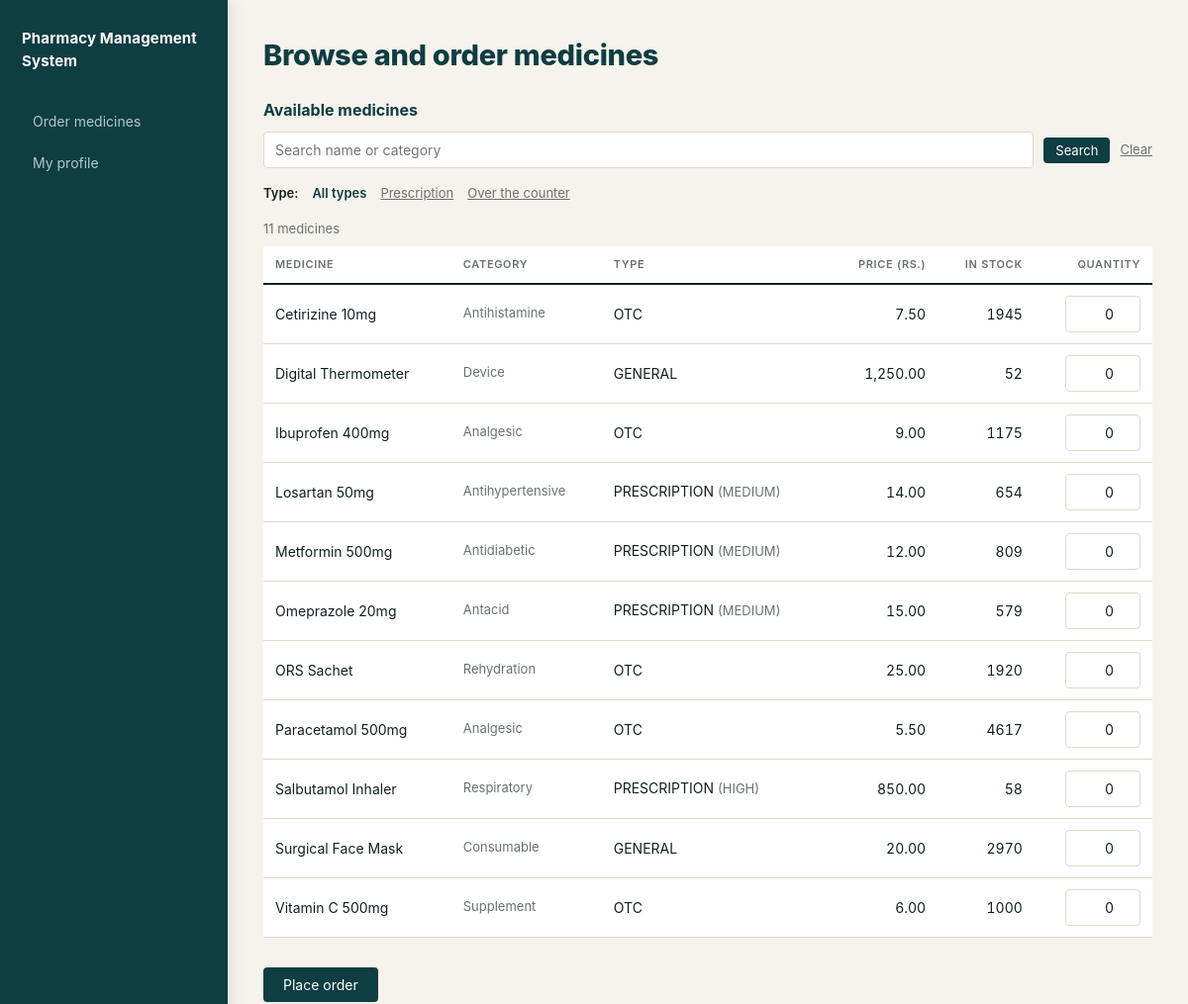
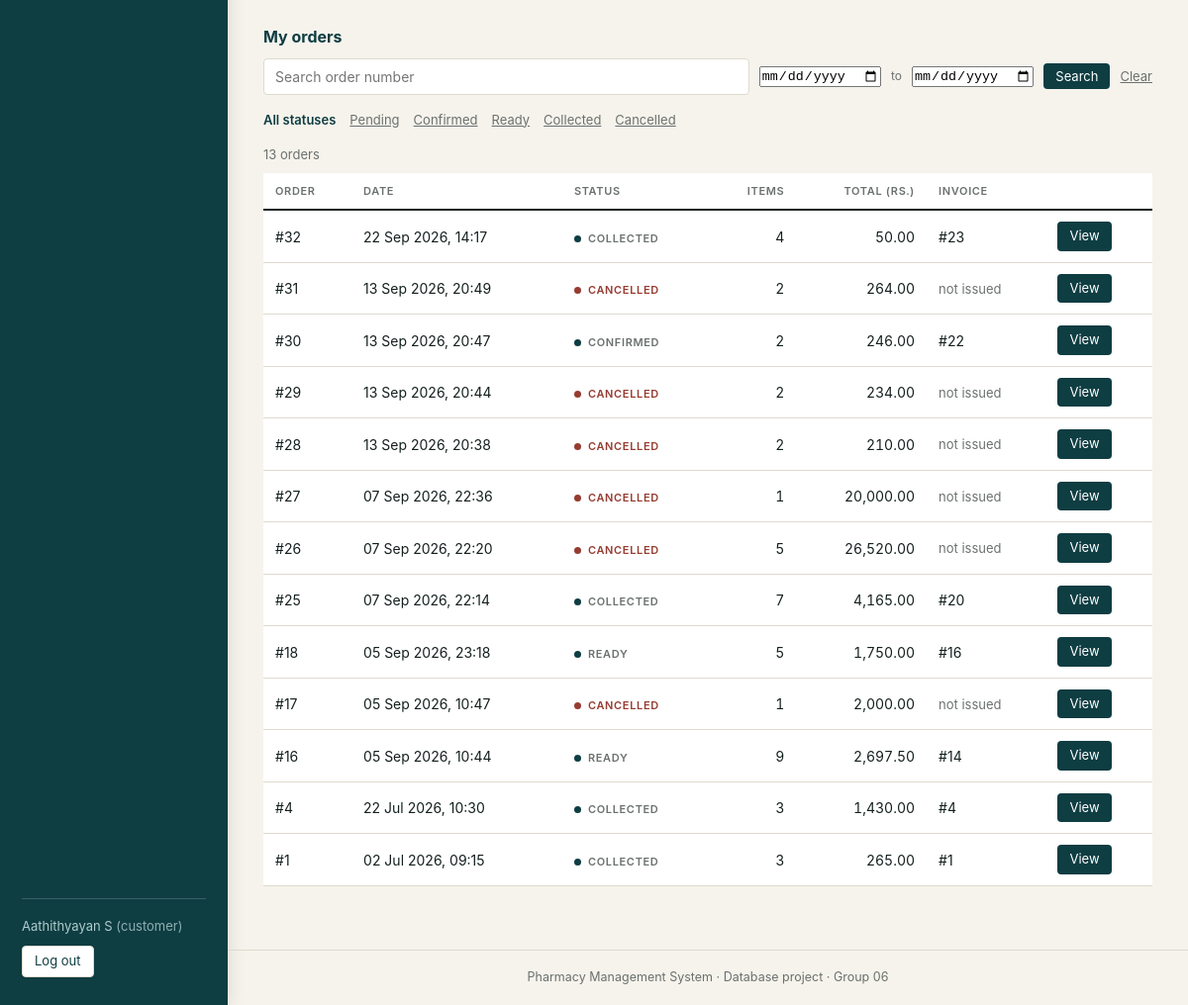
The page /customer.php (signed in) on the database its author committed (2 pictures, top to bottom).
### tables this page shows
CREATE TABLE `MEDICINE` (
  `medicine_id` int(11) NOT NULL,
  `name` varchar(100) NOT NULL,
  `category` varchar(50) DEFAULT NULL,
  `price` decimal(10,2) NOT NULL,
  `quantity_in_stock` int(11) NOT NULL DEFAULT 0,
  `expiry_date` date DEFAULT NULL,
  `reorder_threshold` int(11) NOT NULL DEFAULT 10,
  `med_type` enum('PRESCRIPTION','OTC') DEFAULT NULL,
  `is_active` tinyint(1) NOT NULL DEFAULT 1
);

CREATE TABLE `PRESCRIPTION_MEDICINE` (
  `medicine_id` int(11) NOT NULL,
  `prescription_required_level` varchar(20) NOT NULL
);

CREATE TABLE `INVOICE` (
  `invoice_id` int(11) NOT NULL,
  `order_id` int(11) NOT NULL,
  `total_amount` decimal(10,2) NOT NULL DEFAULT 0.00,
  `issue_date` datetime NOT NULL DEFAULT current_timestamp()
);

CREATE TABLE `CUSTOMER_ORDER` (
  `order_id` int(11) NOT NULL,
  `customer_id` int(11) NOT NULL,
  `pharmacist_id` int(11) DEFAULT NULL,
  `order_date` datetime NOT NULL DEFAULT current_timestamp(),
  `status` enum('PENDING','CONFIRMED','READY','COLLECTED','CANCELLED') NOT NULL DEFAULT 'PENDING'
);

### customer.php (the view, shortened to what this page needs)
<?php
require_once __DIR__ . '/auth.php';
$me = current_user_id();
$medSearch = trim($_GET['mq'] ?? '');
$medType   = $_GET['mtype'] ?? '';
$validMedTypes = ['PRESCRIPTION', 'OTC'];
$medTypeLabels = ['PRESCRIPTION' => 'Prescription', 'OTC' => 'Over the counter'];
$medWhere  = ['m.quantity_in_stock > 0', 'm.is_active = 1'];
$medParams = [];
$medStmt = $pdo->prepare(
    "SELECT   m.medicine_id, m.name, m.category, m.price,
              m.quantity_in_stock,
              COALESCE(m.med_type, 'GENERAL') AS med_type,
              p.prescription_required_level
       FROM      MEDICINE              m
       LEFT JOIN PRESCRIPTION_MEDICINE p ON p.medicine_id = m.medicine_id
      WHERE  " . implode(' AND ', $medWhere) . "
      ORDER BY m.name"
);
$medStmt->execute($medParams);
$medicines = $medStmt->fetchAll();
$orderSearch  = trim($_GET['oq'] ?? '');
$orderStatus  = $_GET['ostatus'] ?? '';
$validStatuses = ['PENDING', 'CONFIRMED', 'READY', 'COLLECTED', 'CANCELLED'];
$orderFrom = trim($_GET['ofrom'] ?? '');
$orderTo   = trim($_GET['oto'] ?? '');
$fromCheck = DateTime::createFromFormat('Y-m-d', $orderFrom);
if ($orderFrom === '' || !$fromCheck || $fromCheck->format('Y-m-d') !== $orderFrom) {
    $orderFrom = '';
}
$toCheck = DateTime::createFromFormat('Y-m-d', $orderTo);
if ($orderTo === '' || !$toCheck || $toCheck->format('Y-m-d') !== $orderTo) {
    $orderTo = '';
}
$orderWhere  = ['co.customer_id = ?'];
$orderParams = [$me];
$ordersStmt = $pdo->prepare(
    "SELECT   co.order_id, co.order_date, co.status,
              COUNT(oi.medicine_id)                    AS lines_count,
              SUM(oi.quantity * oi.unit_price)         AS order_total,
              i.invoice_id
       FROM      CUSTOMER_ORDER co
       LEFT JOIN ORDER_ITEM     oi ON oi.order_id = co.order_id
       LEFT JOIN INVOICE        i  ON i.order_id  = co.order_id
      WHERE  " . implode(' AND ', $orderWhere) . "
      GROUP BY co.order_id, co.order_date, co.status, i.invoice_id
      ORDER BY co.order_date DESC"
);
$ordersStmt->execute($orderParams);
$orders = $ordersStmt->fetchAll();
$editOrderId = isset($_GET['editorder']) ? (int)$_GET['editorder'] : 0;
page_header('Browse and order medicines');
?>
<h2>Available medicines</h2>
<form class="searchbar" method="get" action="customer.php">
    <input type="text" name="mq" placeholder="Search name or category"
           value="<?= h($medSearch) ?>">
    <button type="submit" class="btn btn-small">Search</button>
    <a class="clear" href="customer.php<?= $editOrderId ? '?editorder=' . h($editOrderId) : '' ?>">Clear</a>
</form>
<div class="filter-links">
    <span class="filter-label">Type:</span>
    <?php if ($medType === ''): ?>
        <span class="current">All types</span>
    <?php else: ?>
        <a href="<?= filter_link('mtype', '') ?>">All types</a>
    <?php endif; ?>
    <?php foreach ($validMedTypes as $vt): ?>
        <?php if ($medType === $vt): ?>
            <span class="current"><?= h($medTypeLabels[$vt]) ?></span>
        <?php else: ?>
            <a href="<?= filter_link('mtype', $vt) ?>"><?= h($medTypeLabels[$vt]) ?></a>
        <?php endif; ?>
    <?php endforeach; ?>
</div>
<p class="result-count">
    <?= count($medicines) ?> medicine<?= count($medicines) === 1 ? '' : 's' ?>
</p>
<?php if (!$medicines): ?>
    <div class="card muted">No medicines match your search.</div>
<?php else: ?>
    <form method="post" action="customer.php">
        <table>
            <tr>
                <th>Medicine</th><th>Category</th><th>Type</th>
                <th class="num">Price (Rs.)</th><th class="num">In stock</th>
                <th class="num">Quantity</th>
            </tr>
            <?php foreach ($medicines as $m): ?>
                <tr>
                    <td><?= h($m['name']) ?></td>
                    <td class="muted"><?= h($m['category']) ?></td>
                    <td>
                        <?= h($m['med_type']) ?>
                        <?php if ($m['prescription_required_level']): ?>
                            <span class="muted">
                                (<?= h($m['prescription_required_level']) ?>)
                            </span>
                        <?php endif; ?>
                    </td>
                    <td class="num"><?= number_format($m['price'], 2) ?></td>
                    <td class="num"><?= h($m['quantity_in_stock']) ?></td>
                    <td class="num">
                        <input class="qty" type="number" min="0"
                               max="<?= h($m['quantity_in_stock']) ?>"
                               name="qty[<?= h($m['medicine_id']) ?>]" value="0">
                    </td>
                </tr>
            <?php endforeach; ?>
        </table>
        <p style="margin-top:14px">
            <button type="submit" class="btn btn-green">Place order</button>
        </p>
    </form>
<?php endif; ?>
<h2>My orders</h2>
<form class="searchbar" method="get" action="customer.php">
    <input type="text" name="oq" placeholder="Search order number"
           value="<?= h($orderSearch) ?>">
    <input type="date" name="ofrom" title="Ordered from" value="<?= h($orderFrom) ?>">
    <span class="muted small">to</span>
    <input type="date" name="oto" title="Ordered to" value="<?= h($orderTo) ?>">
    <button type="submit" class="btn btn-small">Search</button>
    <a class="clear" href="customer.php">Clear</a>
</form>
<div class="filter-links">
    <?php if ($orderStatus === ''): ?>
        <span class="current">All statuses</span>
    <?php else: ?>
        <a href="<?= filter_link('ostatus', '') ?>">All statuses</a>
    <?php endif; ?>
    <?php foreach ($validStatuses as $vs): ?>
        <?php if ($orderStatus === $vs): ?>
            <span class="current"><?= h(ucfirst(strtolower($vs))) ?></span>
        <?php else: ?>
            <a href="<?= filter_link('ostatus', $vs) ?>"><?= h(ucfirst(strtolower($vs))) ?></a>
        <?php endif; ?>
    <?php endforeach; ?>
</div>
<p class="result-count">
    <?= count($orders) ?> order<?= count($orders) === 1 ? '' : 's' ?>
</p>
<?php if (!$orders): ?>
    <div class="card muted">
        <?= ($orderSearch !== '' || $orderStatus !== '' || $orderFrom !== '' || $orderTo !== '')
            ? 'No orders match your search.'
            : 'You have not placed any orders yet.' ?>
    </div>
<?php else: ?>
    <table>
        <tr>
            <th>Order</th><th>Date</th><th>Status</th>
            <th class="num">Items</th><th class="num">Total (Rs.)</th>
            <th>Invoice</th><th></th>
        </tr>
        <?php foreach ($orders as $o): ?>
            <tr>
                <td>#<?= h($o['order_id']) ?></td>
                <td><?= h(date('d M Y, H:i', strtotime($o['order_date']))) ?></td>
                <td><span class="pill pill-<?= h($o['status']) ?>">
                        <?= h($o['status']) ?></span></td>
                <td class="num"><?= h($o['lines_count']) ?></td>
                <td class="num"><?= number_format((float)$o['order_total'], 2) ?></td>
                <td><?= $o['invoice_id']
                        ? '#' . h($o['invoice_id'])
                        : '<span class="muted">not issued</span>' ?></td>
                <td>
                    <a class="btn btn-small"
                       href="<?= action_link('order', (string)$o['order_id']) ?>">View</a>
                </td>
            </tr>
        <?php endforeach; ?>
    </table>
<?php endif; ?>
<?php page_footer(); ?>

### auth.php (shortened to what this page needs)
<?php
function h($text): string
{
    return htmlspecialchars((string)$text, ENT_QUOTES, 'UTF-8');
}
function filter_link(string $key, string $value, array $drop = []): string
{
    $params = $_GET;
    if ($value === '') {
        unset($params[$key]);
    } else {
        $params[$key] = $value;
    }
    foreach (['edit', 'delete', 'deactivate', 'discontinue', 'cancel',
              'correct', 'view', 'order', 'editorder', 'reactivate',
              'reject'] as $action) {
        unset($params[$action]);
    }
    $query = http_build_query($params);
    return $query === '' ? h(basename($_SERVER['SCRIPT_NAME'])) : '?' . h($query);
}
function action_link(string $key, string $value): string
{
    $params = $_GET;
    foreach (['edit', 'delete', 'deactivate', 'discontinue', 'cancel',
              'correct', 'view', 'order', 'editorder', 'reactivate',
              'reject'] as $action) {
        unset($params[$action]);
    }
    if ($value !== '') {
        $params[$key] = $value;
    }
    $query = http_build_query($params);
    return $query === '' ? h(basename($_SERVER['SCRIPT_NAME'])) : '?' . h($query);
}
function current_user_name(): string { return $_SESSION['name'] ?? ''; }
function current_role(): ?string  { return $_SESSION['role'] ?? null; }
function nav_links_for(?string $role): array
{
    return match ($role) {
        'admin'      => ['admin.php' => 'Dashboard', 'medicines.php' => 'Medicines', 'suppliers.php' => 'Suppliers', 'restock.php' => 'Restock', 'staff.php' => 'Users'],
        'pharmacist' => ['pharmacist.php' => 'Orders', 'payment.php' => 'Payments'],
        'customer'   => ['customer.php' => 'Order medicines'],
        default      => [],
    };
}
function page_header(string $title): void
{
    $role = current_role();
    ?>
    <!DOCTYPE html>
    <html lang="en">
    <head>
        <link rel="stylesheet" href="style.css?v=<?= filemtime(__DIR__ . '/style.css') ?>">
    </head>
    <body>
    <div class="shell">
        <aside class="sidebar">
            <div class="brandline">Pharmacy Management System</div>
            <?php if ($role): ?>
                <nav>
                    <?php foreach (nav_links_for($role) as $href => $label): ?>
                        <a href="<?= h($href) ?>"><?= h($label) ?></a>
                    <?php endforeach; ?>
                    <a href="profile.php">My profile</a>
                </nav>
                <div class="sidebar-foot">
                    <span class="who">
                        <?= h(current_user_name()) ?>
                        <em>(<?= h($role) ?>)</em>
                    </span>
                    <a href="logout.php" class="btn btn-light btn-small">Log out</a>
                </div>
            <?php endif; ?>
        </aside>
        <div class="content">
        <main>
            <h1><?= h($title) ?></h1>
    <?php
}
function page_footer(): void
{
    ?>
        </main>
        <footer class="foot">
            Pharmacy Management System &middot; Database project &middot; Group 06
        </footer>
        </div>
    </div>
    </body>
    </html>
    <?php
}

### style.css (style rules this page uses)
:root { --ink:#14201F; --paper:#F6F3EC; --accent:#0E3D42; --accent-light:#175159; --accent-tint:#AECBCC; --grey:#6B716E; --rule:#DEDACE; --red:#963C31; }
* { box-sizing:border-box;margin:0;padding:0 }
body { font-family:-apple-system,"Segoe UI",Roboto,Helvetica,Arial,sans-serif; background:var(--paper); color:var(--ink); font-size:15px; line-height:1.5; }
.shell { display:flex;min-height:100vh }
.sidebar { flex:0 0 230px; width:230px; background:var(--accent); color:#fff; display:flex; flex-direction:column; padding:28px 22px; box-shadow:2px 0 16px rgba(0,0,0,.10); }
.sidebar .brandline { font-weight:700;font-size:15px;letter-spacing:.01em; margin-bottom:30px;color:#fff; }
.sidebar nav { display:flex;flex-direction:column;gap:3px }
.sidebar nav a { color:var(--accent-tint); text-decoration:none; font-size:14px; padding:9px 11px; border-radius:4px; transition:background-color .15s ease,color .15s ease; }
.sidebar-foot { margin-top:auto; padding-top:18px; border-top:1px solid rgba(255,255,255,.18); }
.who { display:block;font-size:13px;color:var(--accent-tint);margin-bottom:10px }
.who em { font-style:normal;opacity:.8 }
.content { flex:1;min-width:0 }
main { max-width:1000px;margin:0 auto;padding:40px 36px 24px }
main h1 { font-size:29px;line-height:1.1;font-weight:800;letter-spacing:-.01em;margin-bottom:24px }
h1 { font-size:19px;line-height:1.25;color:var(--accent);font-weight:700 }
h2 { font-size:16px;line-height:1.2;color:var(--accent);font-weight:700;margin:30px 0 12px }
.muted { color:var(--grey);font-size:13px }
.small { font-size:12px }
input[type=text],input[type=email],input[type=password], input[type=number],select,textarea { width:100%; padding:9px 11px; border:1px solid var(--rule); border-radius:4px; font-size:14px; font-family:inherit; background:#fff; color:var(--ink); }
input[type=number] { width:90px }
button,.btn { display:inline-block; margin-top:16px; padding:9px 20px; background:var(--accent); color:#fff; border:0;border-radius:4px; font-size:14px;font-family:inherit; cursor:pointer;text-decoration:none; transition:background-color .15s ease; }
.btn-green { background:var(--accent);color:#fff }
.btn-light { background:#fff;color:var(--accent);border:1px solid var(--rule) }
.btn-small { padding:5px 12px;font-size:13px;margin-top:0 }
table { width:100%;border-collapse:collapse;font-size:14px;margin-top:6px;background:#fff }
th { text-align:left; padding:10px 12px; font-weight:600;font-size:11px; color:var(--grey); text-transform:uppercase;letter-spacing:.06em; border-bottom:2px solid var(--ink); }
td { padding:11px 12px;border-bottom:1px solid var(--rule) }
td.num,th.num { text-align:right;font-variant-numeric:tabular-nums }
.pill { display:inline-flex;align-items:center;gap:7px; font-size:11px;font-weight:600;letter-spacing:.06em; text-transform:uppercase;color:var(--grey); }
.pill::before { content:"";width:7px;height:7px;border-radius:50%; background:var(--accent);flex:0 0 7px; }
.pill-CANCELLED { color:var(--red) }
.pill-CANCELLED::before { background:var(--red) }
.foot { margin-top:40px;padding:18px 32px; border-top:1px solid var(--rule); color:var(--grey);font-size:12.5px;text-align:center; }
input.qty { width:76px;text-align:right;font-variant-numeric:tabular-nums }
.searchbar { display:flex; flex-wrap:wrap; align-items:center; gap:10px; margin:10px 0 16px; }
.searchbar input[type=text] { width:auto; flex:1 1 220px; margin:0; }
.searchbar .btn { margin-top:0 }
.searchbar .clear { font-size:13px; color:var(--grey); text-decoration:underline; }
.result-count { color:var(--grey);font-size:13px;margin:0 0 8px }
.filter-links { display:flex; flex-wrap:wrap; align-items:center; gap:14px; margin:0 0 16px; font-size:13px; }
.filter-links a { color:var(--grey); text-decoration:underline; }
.filter-links .current { color:var(--accent); font-weight:600; text-decoration:none; }
.filter-links .filter-label { color:var(--ink); font-weight:600; }

### rows shown on the page
medicine: name "Cetirizine 10mg", category "Antihistamine", med_type "OTC", price "7.50", quantity_in_stock "1945"
medicine: name "Digital Thermometer", category "Device", med_type "GENERAL", price "1,250.00", quantity_in_stock "52"
medicine: name "Ibuprofen 400mg", category "Analgesic", med_type "OTC", price "9.00", quantity_in_stock "1175"
prescription_medicine: medicine_id.name "Losartan 50mg", medicine_id.category "Antihypertensive", med_type "PRESCRIPTION", prescription_required_level "MEDIUM", medicine_id.price "14.00", medicine_id.quantity_in_stock "654"
prescription_medicine: medicine_id.name "Metformin 500mg", medicine_id.category "Antidiabetic", med_type "PRESCRIPTION", prescription_required_level "MEDIUM", medicine_id.price "12.00", medicine_id.quantity_in_stock "809"
prescription_medicine: medicine_id.name "Omeprazole 20mg", medicine_id.category "Antacid", med_type "PRESCRIPTION", prescription_required_level "MEDIUM", medicine_id.price "15.00", medicine_id.quantity_in_stock "579"
medicine: name "ORS Sachet", category "Rehydration", med_type "OTC", price "25.00", quantity_in_stock "1920"
medicine: name "Paracetamol 500mg", category "Analgesic", med_type "OTC", price "5.50", quantity_in_stock "4617"
prescription_medicine: medicine_id.name "Salbutamol Inhaler", medicine_id.category "Respiratory", med_type "PRESCRIPTION", prescription_required_level "HIGH", medicine_id.price "850.00", medicine_id.quantity_in_stock "58"
medicine: name "Surgical Face Mask", category "Consumable", med_type "GENERAL", price "20.00", quantity_in_stock "2970"
medicine: name "Vitamin C 500mg", category "Supplement", med_type "OTC", price "6.00", quantity_in_stock "1000"
invoice: order.order_id "32", order.order_date "22 Sep 2026, 14:17", order.status "COLLECTED", lines_count "4", order_total "50.00", invoice_id "23"
customer_order: order_id "31", order_date "13 Sep 2026, 20:49", status "CANCELLED", lines_count "2", order_total "264.00", shows "not issued"
invoice: order.order_id "30", order.order_date "13 Sep 2026, 20:47", order.status "CONFIRMED", lines_count "2", order_total "246.00", invoice_id "22"
customer_order: order_id "29", order_date "13 Sep 2026, 20:44", status "CANCELLED", lines_count "2", order_total "234.00", shows "not issued"
customer_order: order_id "28", order_date "13 Sep 2026, 20:38", status "CANCELLED", lines_count "2", order_total "210.00", shows "not issued"
customer_order: order_id "27", order_date "07 Sep 2026, 22:36", status "CANCELLED", lines_count "1", order_total "20,000.00", shows "not issued"
customer_order: order_id "26", order_date "07 Sep 2026, 22:20", status "CANCELLED", lines_count "5", order_total "26,520.00", shows "not issued"
invoice: order.order_id "25", order.order_date "07 Sep 2026, 22:14", order.status "COLLECTED", lines_count "7", order_total "4,165.00", invoice_id "20"
invoice: order.order_id "18", order.order_date "05 Sep 2026, 23:18", order.status "READY", lines_count "5", order_total "1,750.00", invoice_id "16"
customer_order: order_id "17", order_date "05 Sep 2026, 10:47", status "CANCELLED", lines_count "1", order_total "2,000.00", shows "not issued"
invoice: order.order_id "16", order.order_date "05 Sep 2026, 10:44", order.status "READY", lines_count "9", order_total "2,697.50", invoice_id "14"
invoice: order.order_id "4", order.order_date "22 Jul 2026, 10:30", order.status "COLLECTED", lines_count "3", order_total "1,430.00", invoice_id "4"
invoice: order.order_id "1", order.order_date "02 Jul 2026, 09:15", order.status "COLLECTED", lines_count "3", order_total "265.00", invoice_id "1"

### other values the page prints
$label "Order medicines"
current_user_name() "Aathithyayan S"
$role "customer"
$title "Browse and order medicines"
$medTypeLabels[$vt] "Prescription"
$medTypeLabels[$vt] "Over the counter"
count($medicines) "11"
$vs "Pending"
$vs "Confirmed"
$vs "Ready"
$vs "Collected"
$vs "Cancelled"
count($orders) "13"
